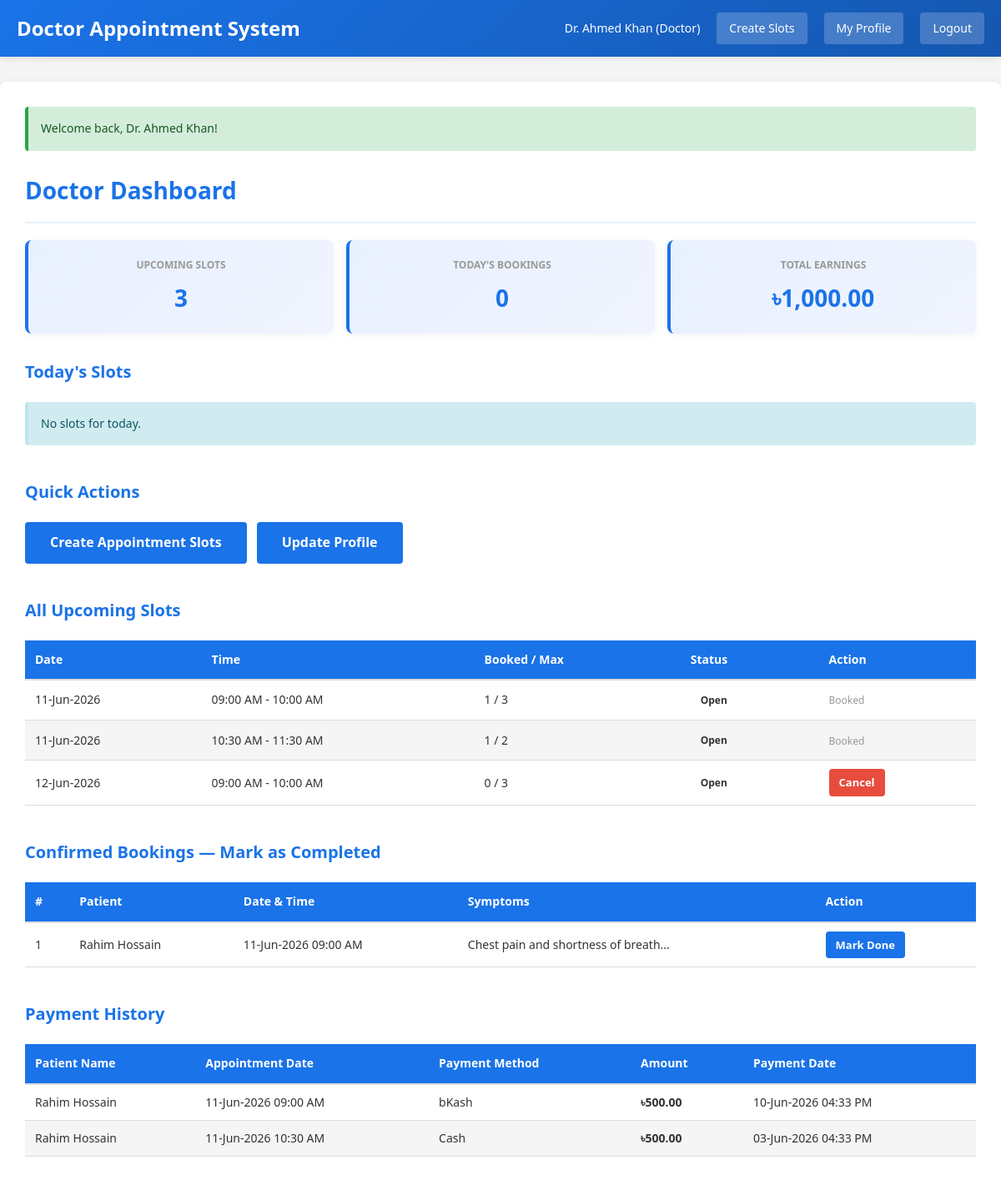
The app's page /dashboard.php (signed in) with its own data.
### tables this page shows
CREATE TABLE appointment_slots (
    slot_id              INT UNSIGNED PRIMARY KEY AUTO_INCREMENT,
    doctor_id            INT UNSIGNED NOT NULL,
    appointment_date     DATE NOT NULL,
    start_time           TIME NOT NULL,
    end_time             TIME NOT NULL,
    visit_fee            DECIMAL(10,2) NOT NULL,
    max_patient_count    TINYINT UNSIGNED NOT NULL DEFAULT 1,
    booked_patient_count TINYINT UNSIGNED NOT NULL DEFAULT 0,
    chamber_name         VARCHAR(150) NULL,
    chamber_address      TEXT NULL,
    slot_status          ENUM('open','full','closed','cancelled') DEFAULT 'open',
    created_at           DATETIME DEFAULT CURRENT_TIMESTAMP,
    updated_at           DATETIME DEFAULT CURRENT_TIMESTAMP ON UPDATE CURRENT_TIMESTAMP,
    FOREIGN KEY (doctor_id) REFERENCES doctor_profiles(doctor_id),
    INDEX idx_doctor_date (doctor_id, appointment_date),
    INDEX idx_status (slot_status)
);

CREATE TABLE appointment_bookings (
    booking_id        INT UNSIGNED PRIMARY KEY AUTO_INCREMENT,
    slot_id           INT UNSIGNED NOT NULL,
    patient_id        INT UNSIGNED NOT NULL,
    booking_serial_no TINYINT UNSIGNED NOT NULL DEFAULT 1,
    symptom_note      TEXT NULL,
    booking_status    ENUM('pending_payment','confirmed','completed','cancelled','no_show') DEFAULT 'pending_payment',
    booked_at         DATETIME DEFAULT CURRENT_TIMESTAMP,
    confirmed_at      DATETIME NULL,
    cancelled_at      DATETIME NULL,
    UNIQUE KEY uq_slot_patient (slot_id, patient_id),
    FOREIGN KEY (slot_id)    REFERENCES appointment_slots(slot_id),
    FOREIGN KEY (patient_id) REFERENCES patient_profiles(patient_id),
    INDEX idx_status (booking_status)
);

CREATE TABLE users (
    user_id        INT UNSIGNED PRIMARY KEY AUTO_INCREMENT,
    role_id        TINYINT UNSIGNED NOT NULL,
    full_name      VARCHAR(100) NOT NULL,
    email          VARCHAR(150) NOT NULL UNIQUE,
    phone          VARCHAR(20)  NOT NULL UNIQUE,
    password_hash  VARCHAR(255) NOT NULL,
    account_status ENUM('active','inactive','blocked') DEFAULT 'active',
    created_at     DATETIME DEFAULT CURRENT_TIMESTAMP,
    updated_at     DATETIME DEFAULT CURRENT_TIMESTAMP ON UPDATE CURRENT_TIMESTAMP,
    FOREIGN KEY (role_id) REFERENCES roles(role_id),
    INDEX idx_email (email)
);

CREATE TABLE payments (
    payment_id            INT UNSIGNED PRIMARY KEY AUTO_INCREMENT,
    booking_id            INT UNSIGNED NOT NULL UNIQUE,
    patient_id            INT UNSIGNED NOT NULL,
    doctor_id             INT UNSIGNED NOT NULL,
    amount                DECIMAL(10,2) NOT NULL,
    payment_method        VARCHAR(50) NOT NULL,
    transaction_reference VARCHAR(150) NULL,
    payment_status        ENUM('pending','paid','failed','refunded') DEFAULT 'pending',
    paid_at               DATETIME NULL,
    created_at            DATETIME DEFAULT CURRENT_TIMESTAMP,
    FOREIGN KEY (booking_id) REFERENCES appointment_bookings(booking_id),
    FOREIGN KEY (patient_id) REFERENCES patient_profiles(patient_id),
    FOREIGN KEY (doctor_id)  REFERENCES doctor_profiles(doctor_id),
    INDEX idx_status (payment_status)
);

### dashboard.php (the view, shortened to what the rows shown need)
<?php
include 'auth.php';
$user_id = get_current_user_id();
$role    = get_current_user_role();
?>
<!DOCTYPE html>
<html lang="en">
<head>
    <link rel="stylesheet" href="style.css">
</head>
<body>
<div class="navbar">
    <h1>Doctor Appointment System</h1>
</div>
<div class="container">
    <?php if ($role === 'patient'): ?>
        <h2>My Dashboard</h2>
        <?php
        try {
            $apdo = get_admin_pdo();
            $stmt = $apdo->prepare("CALL sp_get_patient_dashboard(?)");
            $stmt->execute([$user_id]);
            $bookings = $stmt->fetchAll();
            $stmt->closeCursor();
        } catch (PDOException $e) {
            $bookings = [];
            echo '<div class="alert alert-error">Error: ' . htmlspecialchars($e->getMessage()) . '</div>';
        }
        ?>
        <div style="display: flex; gap: 15px; margin-bottom: 20px; flex-wrap: wrap;">
            <div style="flex: 1; min-width: 200px; background: #e3f2fd; padding: 15px; border-radius: 4px; border-left: 4px solid #2196F3;">
                <div style="font-size: 12px; color: #666;">Upcoming Appointments</div>
                <div style="font-size: 24px; font-weight: bold; color: #2196F3;">
                    <?php
                    $upcoming = 0;
                    foreach ($bookings as $b) {
                        if ($b['booking_status'] === 'confirmed' && strtotime($b['appointment_date']) >= time()) $upcoming++;
                    }
                    echo $upcoming;
                    ?>
                </div>
            </div>
            <div style="flex: 1; min-width: 200px; background: #f3e5f5; padding: 15px; border-radius: 4px; border-left: 4px solid #9c27b0;">
                <div style="font-size: 12px; color: #666;">Completed Appointments</div>
                <div style="font-size: 24px; font-weight: bold; color: #9c27b0;">
                    <?php
                    $completed = 0;
                    foreach ($bookings as $b) {
                        if ($b['booking_status'] === 'completed') $completed++;
                    }
                    echo $completed;
                    ?>
                </div>
            </div>
            <div style="flex: 1; min-width: 200px; background: #e8f5e9; padding: 15px; border-radius: 4px; border-left: 4px solid #4caf50;">
                <div style="font-size: 12px; color: #666;">Total Spent</div>
                <div style="font-size: 24px; font-weight: bold; color: #4caf50;">
                    ৳<?php
                    $total = 0;
                    foreach ($bookings as $b) {
                        if ($b['payment_status'] === 'paid') $total += (float)$b['visit_fee'];
                    }
                    echo number_format($total, 2);
                    ?>
                </div>
            </div>
        </div>
        <div class="dashboard-section">
            <h3>My Appointments</h3>
            ?>
            <?php if (!empty($bookings)): ?>
                <table class="table">
                    <thead>
                        <tr>
                            <th>#</th><th>Doctor</th><th>Specialization</th>
                            <th>Date &amp; Time</th><th>Fee</th>
                            <th>Booking Status</th><th>Payment</th><th>Actions</th>
                        </tr>
                    </thead>
                    <tbody>
                    <?php foreach ($bookings as $b): ?>
                        <tr>
                            <td><?= (int)$b['booking_serial_no'] ?></td>
                            <td><?= htmlspecialchars($b['doctor_name']) ?></td>
                            <td><?= htmlspecialchars($b['specialization_name']) ?></td>
                            <td><?= date('d-M-Y h:i A', strtotime($b['appointment_date'].' '.$b['start_time'])) ?></td>
                            <td>&#2547;<?= number_format($b['visit_fee'],2) ?></td>
                            <td><span class="badge badge-<?= strtolower(str_replace('_','-',$b['booking_status'])) ?>">
                                <?= ucfirst(str_replace('_',' ',$b['booking_status'])) ?>
                            </span></td>
                            <td>
                                <?php if ($b['payment_status']): ?>
                                    <span class="badge badge-<?= strtolower($b['payment_status']) ?>">
                                        <?= ucfirst($b['payment_status']) ?>
                                    </span>
                                    <?php if (!empty($b['payment_method'])): ?>
                                        <div style="font-size: 11px; color: #666; margin-top: 3px;">via <?= htmlspecialchars($b['payment_method']) ?></div>
                                    <?php endif; ?>
                                <?php else: ?>
                                    <span class="badge badge-pending">Not Paid</span>
                                <?php endif; ?>
                            </td>
                            <td>
                                <?php if ($b['booking_status'] === 'pending_payment'): ?>
                                    <a href="payment.php?booking_id=<?= $b['booking_id'] ?>" class="btn btn-small btn-primary">Pay Now</a>
                                <?php endif; ?>
                                <?php if (in_array($b['booking_status'], ['pending_payment','confirmed'])): ?>
                                    <a href="cancel.php?booking_id=<?= $b['booking_id'] ?>" class="btn btn-small btn-danger"
                                       onclick="return confirm('Cancel this booking?')">Cancel</a>
                                <?php endif; ?>
                                <?php if ($b['booking_status'] === 'completed'): ?>
                                    <a href="review.php?booking_id=<?= $b['booking_id'] ?>" class="btn btn-small">Review</a>
                                    <a href="search.php" class="btn btn-small btn-primary">Rebook</a>
                                <?php endif; ?>
                            </td>
                        </tr>
                    <?php endforeach; ?>
                    </tbody>
                </table>
            <?php else: ?>
                <div class="alert alert-info">No appointments yet. <a href="search.php">Book your first appointment</a></div>
            <?php endif; ?>
        </div>
    <?php elseif ($role === 'doctor'): ?>
        <h2>Doctor Dashboard</h2>
        <div class="dashboard-section" style="margin-top:24px;">
            <?php
            try {
                $apdo = get_admin_pdo();
                $ustmt = $apdo->prepare("
                    SELECT slot_id, appointment_date, start_time, end_time,
                           booked_patient_count, max_patient_count, slot_status
                    FROM appointment_slots
                    WHERE doctor_id = ? AND appointment_date >= CURDATE()
                    ORDER BY appointment_date ASC, start_time ASC
                ");
                $ustmt->execute([$user_id]);
                $all_slots = $ustmt->fetchAll();
            } catch (PDOException $e) {
                $all_slots = [];
            }
            ?>
            <?php if (!empty($all_slots)): ?>
                <table class="table">
                    <thead>
                        <tr><th>Date</th><th>Time</th><th>Booked / Max</th><th>Status</th><th>Action</th></tr>
                    </thead>
                    <tbody>
                    <?php foreach ($all_slots as $sl): ?>
                        <tr>
                            <td><?= date('d-M-Y', strtotime($sl['appointment_date'])) ?></td>
                            <td><?= date('h:i A', strtotime($sl['start_time'])) ?> - <?= date('h:i A', strtotime($sl['end_time'])) ?></td>
                            <td><?= (int)$sl['booked_patient_count'] ?> / <?= (int)$sl['max_patient_count'] ?></td>
                            <td><span class="badge badge-<?= strtolower($sl['slot_status']) ?>"><?= ucfirst($sl['slot_status']) ?></span></td>
                            <td>
                                <?php if ($sl['booked_patient_count'] == 0): ?>
                                    <a href="delete_slot.php?slot_id=<?= $sl['slot_id'] ?>"
                                       class="btn btn-small btn-danger"
                                       onclick="return confirm('Cancel this slot?')">Cancel</a>
                                <?php else: ?>
                                    <span style="color: #999; font-size: 12px;">Booked</span>
                                <?php endif; ?>
                            </td>
                        </tr>
                    <?php endforeach; ?>
                    </tbody>
                </table>
            <?php else: ?>
                <div class="alert alert-info">No upcoming slots. <a href="doctor_slots.php">Create new slots</a></div>
            <?php endif; ?>
        </div>
        <div class="dashboard-section" style="margin-top:24px;">
            <?php
            try {
                $apdo = get_admin_pdo();
                $bstmt = $apdo->prepare("
                    SELECT ab.booking_id, ab.booking_serial_no, ab.symptom_note,
                           pu.full_name AS patient_name,
                           asl.appointment_date, asl.start_time
                    FROM appointment_bookings ab
                    JOIN appointment_slots asl ON ab.slot_id = asl.slot_id
                    JOIN users pu ON ab.patient_id = pu.user_id
                    WHERE asl.doctor_id = ? AND ab.booking_status = 'confirmed'
                    ORDER BY asl.appointment_date, asl.start_time
                ");
                $bstmt->execute([$user_id]);
                $confirmed = $bstmt->fetchAll();
            } catch (PDOException $e) {
                $confirmed = [];
            }
            ?>
            <?php if (!empty($confirmed)): ?>
                <table class="table">
                    <thead><tr><th>#</th><th>Patient</th><th>Date &amp; Time</th><th>Symptoms</th><th>Action</th></tr></thead>
                    <tbody>
                    <?php foreach ($confirmed as $cb): ?>
                        <tr>
                            <td><?= (int)$cb['booking_serial_no'] ?></td>
                            <td><?= htmlspecialchars($cb['patient_name']) ?></td>
                            <td><?= date('d-M-Y h:i A', strtotime($cb['appointment_date'].' '.$cb['start_time'])) ?></td>
                            <td><?= htmlspecialchars(mb_substr($cb['symptom_note']??'',0,50)) ?>...</td>
                            <td><a href="complete_booking.php?booking_id=<?= $cb['booking_id'] ?>" class="btn btn-small btn-success">Mark Done</a></td>
                        </tr>
                    <?php endforeach; ?>
                    </tbody>
                </table>
            <?php else: ?>
                <div class="alert alert-info">No confirmed bookings right now.</div>
            <?php endif; ?>
        </div>
        <div class="dashboard-section" style="margin-top:24px;">
            <?php
            try {
                $apdo = get_admin_pdo();
                $pstmt = $apdo->prepare("
                    SELECT p.payment_id, p.amount, p.payment_method, p.paid_at,
                           pu.full_name AS patient_name,
                           asl.appointment_date, asl.start_time
                    FROM payments p
                    JOIN appointment_bookings ab ON p.booking_id = ab.booking_id
                    JOIN appointment_slots asl ON ab.slot_id = asl.slot_id
                    JOIN users pu ON ab.patient_id = pu.user_id
                    WHERE asl.doctor_id = ? AND p.payment_status = 'paid'
                    ORDER BY p.paid_at DESC LIMIT 20
                ");
                $pstmt->execute([$user_id]);
                $payments = $pstmt->fetchAll();
            } catch (PDOException $e) {
                $payments = [];
            }
            ?>
            <?php if (!empty($payments)): ?>
                <table class="table">
                    <thead>
                        <tr><th>Patient Name</th><th>Appointment Date</th><th>Payment Method</th><th>Amount</th><th>Payment Date</th></tr>
                    </thead>
                    <tbody>
                    <?php foreach ($payments as $p): ?>
                        <tr>
                            <td><?= htmlspecialchars($p['patient_name']) ?></td>
                            <td><?= date('d-M-Y h:i A', strtotime($p['appointment_date'].' '.$p['start_time'])) ?></td>
                            <td><?= htmlspecialchars($p['payment_method']) ?></td>
                            <td style="font-weight: bold;">&#2547;<?= number_format((float)$p['amount'], 2) ?></td>
                            <td><?= date('d-M-Y h:i A', strtotime($p['paid_at'])) ?></td>
                        </tr>
                    <?php endforeach; ?>
                    </tbody>
                </table>
            <?php else: ?>
                <div class="alert alert-info">No payment history yet.</div>
            <?php endif; ?>
        </div>
    <?php endif; ?>
</div>
</body>
</html>

### records on screen
appointment_slots: appointment_date "11-Jun-2026", start_time "09:00 AM", end_time "10:00 AM", booked_patient_count "1", max_patient_count "3", slot_status "Open", shows "Booked"
appointment_slots: appointment_date "11-Jun-2026", start_time "10:30 AM", end_time "11:30 AM", booked_patient_count "1", max_patient_count "2", slot_status "Open", shows "Booked"
appointment_slots: appointment_date "12-Jun-2026", start_time "09:00 AM", end_time "10:00 AM", booked_patient_count "0", max_patient_count "3", slot_status "Open"
appointment_bookings: booking_serial_no "1", users.full_name "Rahim Hossain", slot.start_time "11-Jun-2026 09:00 AM", symptom_note "Chest pain and shortness of breath"
payments: users.full_name "Rahim Hossain", appointment_slots.appointment_date+start_time "11-Jun-2026 09:00 AM", payment_method "bKash", amount "500.00", paid_at "10-Jun-2026 04:33 PM"
payments: users.full_name "Rahim Hossain", appointment_slots.appointment_date+start_time "11-Jun-2026 10:30 AM", payment_method "Cash", amount "500.00", paid_at "03-Jun-2026 04:33 PM"

### other values on screen
$_SESSION['user_name'] "Dr. Ahmed Khan"
$role "Doctor"
$message "Welcome back, Dr. Ahmed Khan!"
$stats['upcoming_slots'] "3"
$stats['today_bookings'] "0"
$stats['total_earnings'] "1,000.00"
